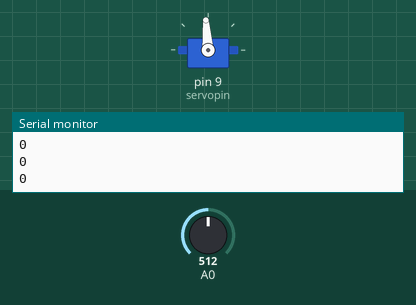
Bench run of a sketch on a simulated Arduino Uno, built with avr-gcc and run on an emulated ATmega328P. On the bench: servo, the last lines printed to the serial monitor. Inputs (shaded band) come from the test bench; at power-on: A0 = 512.

Above: at 1.2 s.
1.3 s: A0 set to 716
At 2.2 s:
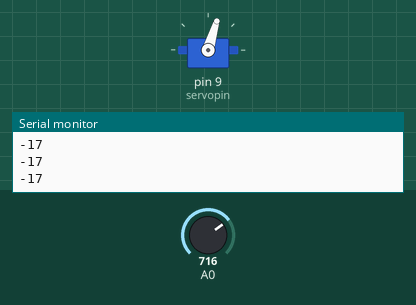
3.1 s: A0 set to 900
At 4.0 s:
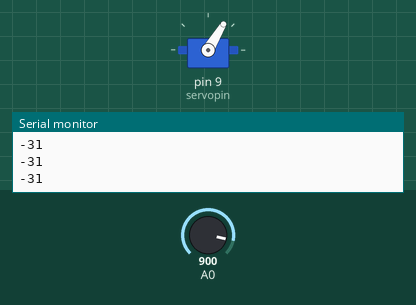
4.6 s: A0 set to 306
At 6.1 s:
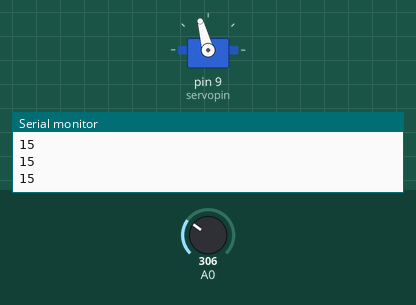
6.4 s: A0 set to 122
At 7.9 s:
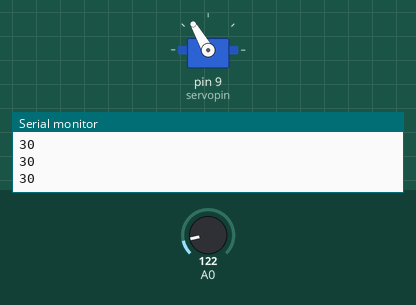
Timing chart, 0 to 9.2 s (numbered marks = the images above; inputs shaded):
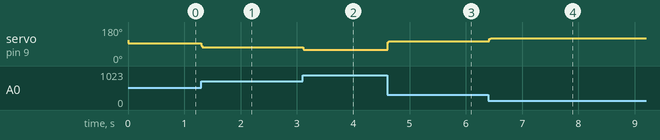

The sketch:

active_com.ino.ino
```cpp
// (licence header left out)
#include <Servo.h>

int servopin = 9;
Servo myservo;  // create servo object to control a servo
int estimate = 0;
// the setup routine runs once when you press reset:
void setup() {
  // initialize serial communication at 9600 bits per second:
  Serial.begin(9600);
  myservo.attach(servopin);  // attaches the servo on pin 9 to the servo object
}

float middle = 500.0;
float velocity_multiplier = .08;
int max_pos_speed = 110;
int max_neg_speed = 70;
int min_speed = 2 ;
// the loop routine runs over and over again forever:
void loop() {
  // read the input on analog pin 0:
  int sensorValue = analogRead(A0);
  estimate = sensorValue * 0.5 + estimate * 0.5;
  // Convert the analog reading (which goes from 0 - 1023) to a voltage (0 - 5V):
  float voltage = sensorValue * (5.0 / 1023.0);
  // print out the value you read:

  int servo_command = velocity_multiplier * (middle - estimate);
  if (servo_command > max_pos_speed){
    //servo_command = max_pos_speed;
  }
  else if (servo_command < max_neg_speed){
    //servo_command = max_neg_speed;
  }

  if ( abs(servo_command) < min_speed){
    myservo.detach();
  }
  else{
    myservo.attach(servopin);
    myservo.write(servo_command+90);
  }
  Serial.println(servo_command);
}
```

Measured:
- after the input at 1.3 s, servo on pin 9 (servopin): 94° → 73° at once
- after the input at 3.1 s, servo on pin 9 (servopin): 73° → 59° at once
- after the input at 4.6 s, servo on pin 9 (servopin): 59° → 105° at once
- after the input at 6.4 s, servo on pin 9 (servopin): 105° → 120° at once
